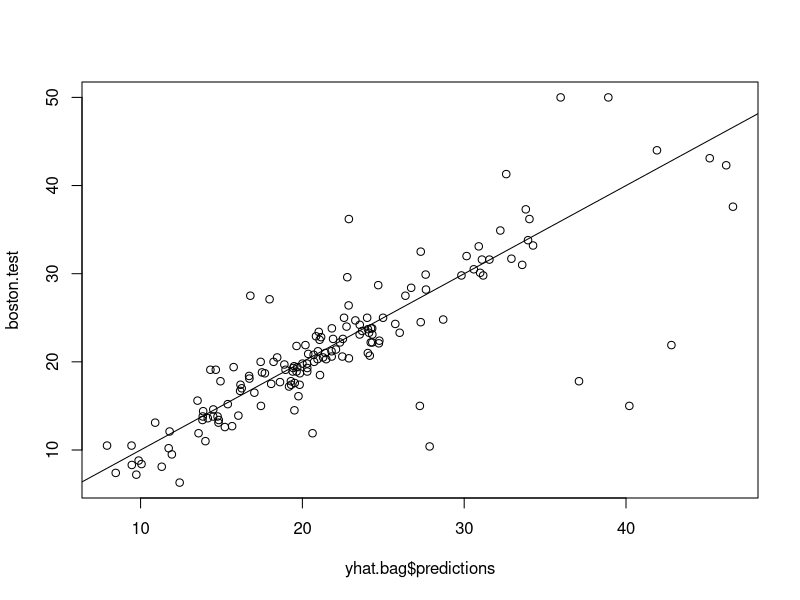

R code for this plot:

# Bagging and Random Forests

# importing library for random forest
library(ranger)
library(MASS) # for the dataset. Boston is available in MASS library
# setting seed for reproducibilty
set.seed(1)
# train test split
train_indices <- sample(1:nrow(Boston), nrow(Boston)*0.7)
train_data <- Boston[train_indices,]
test_data <- Boston[-train_indices,]

# building random forest
bag.boston=ranger(medv~.,data=train_data,mtry=13,splitrule = "variance",importance = "permutation")
bag.boston
# prediction on test set
yhat.bag = predict(bag.boston,data=test_data)
boston.test=test_data$medv

# plotting results against actual
plot(yhat.bag$predictions, boston.test)
abline(0,1)
# Mean squared error
mean((yhat.bag$predictions-boston.test)^2)
bag.boston=ranger(medv~.,data=train_data,mtry=6,num.trees=25,splitrule = "variance",importance = "permutation")
yhat.bag = predict(bag.boston,test_data)
mean((yhat.bag$predictions-boston.test)^2)


# calculating variable importances
sort(importance(bag.boston),decreasing = TRUE)
